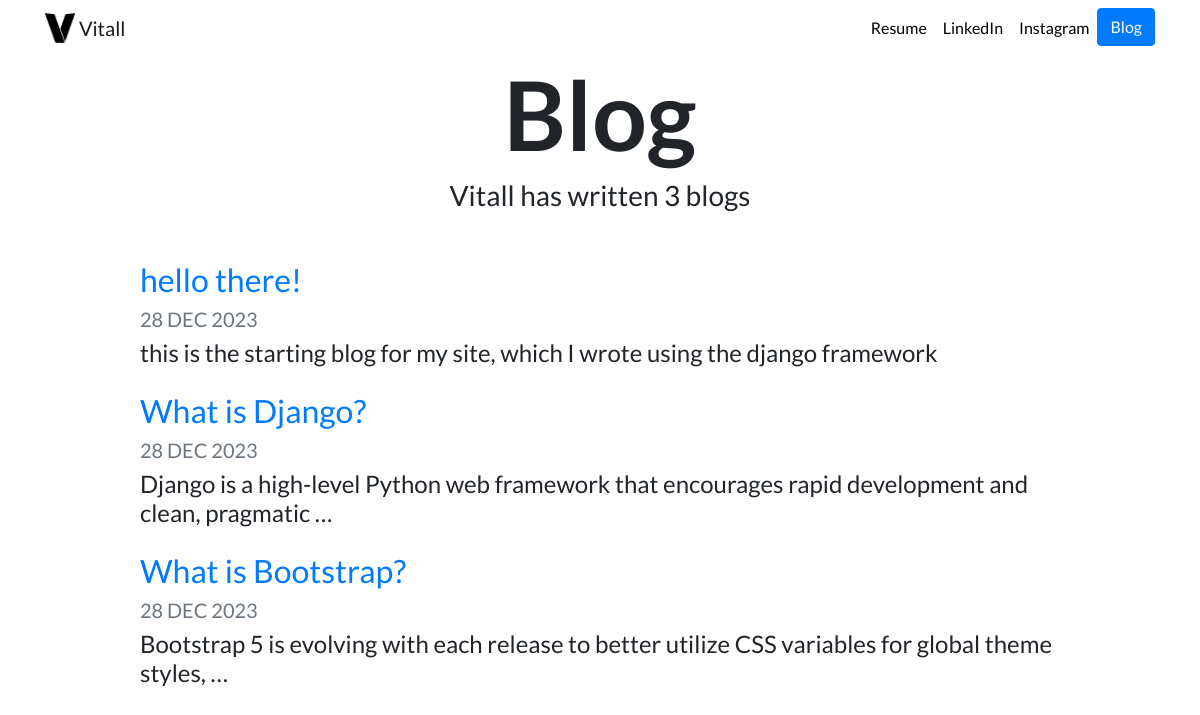
/blog/, run on an earlier commit of the app's database.
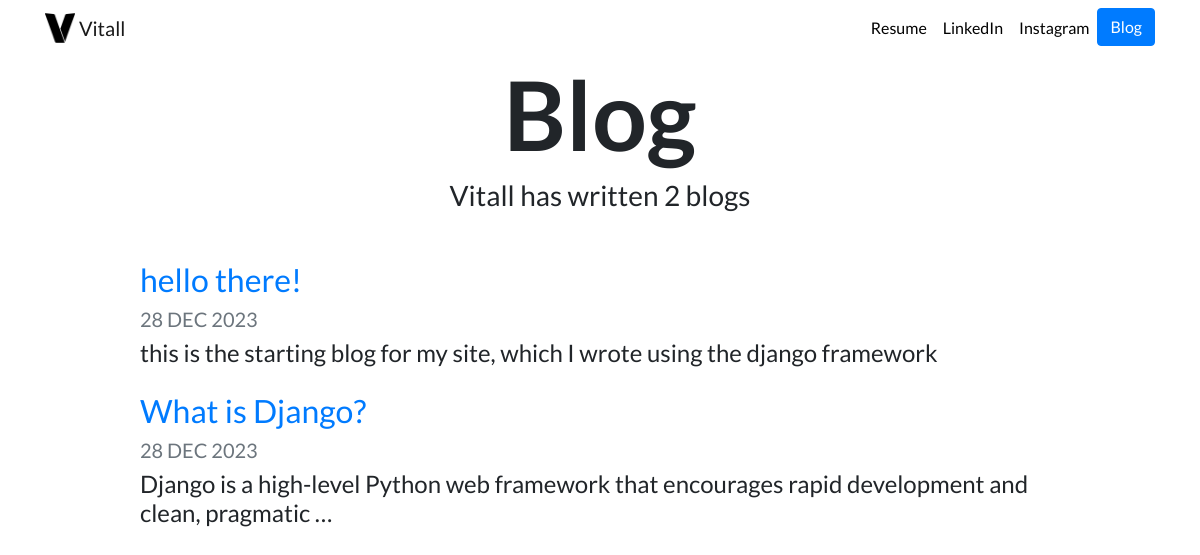
And on a later commit of the database.
### blog/models.py (models this page shows, shortened)
class Blog(models.Model):
    title = models.CharField(max_length=200)
    description = models.TextField()
    date = models.DateField()

### blog/views.py (the view)
# urls.py: path('', views.all_blogs, name='all_blogs'),
def all_blogs(request):
    blogs = Blog.objects.order_by('-date')[:5]
    return render(request, 'blog/all_blog.html', {'blogs':blogs})

### blog/templates/blog/all_blog.html
{% extends "portfolio/base.html" %}
{% load static %}
{% block content %}
<h1 id="blogtitle" class="font-weight-bold text-center">Blog</h1>
<h3 class="text-center mb-5">Vitall has written {{ blogs.count }} blog{{ blogs.count|pluralize }}</h3>
{% for blog in blogs %}
<div class="row justify-content-center my-3">
  <div class="col-md-10">
    <a href="{% url 'blog:detail' blog.id %}">
      <h2>{{ blog.title }}</h2>
    </a>
    <h5 class="text-muted">{{ blog.date|date:'d M Y'|upper }}</h5>
    <h4>{{ blog.description|striptags|truncatechars:100 }}</h4>
  </div>
</div>
{% endfor %}
{% endblock %}

### portfolio/templates/portfolio/base.html (shortened to what this page needs)
{% load static %}
<!doctype html>
<html lang="en">
<head>
  <link rel="stylesheet" href="https://stackpath.bootstrapcdn.com/bootstrap/4.4.1/css/bootstrap.min.css">
  <link rel="stylesheet" href="{% static "portfolio/custom.css" %}">
</head>
<body>
  <nav id="topNav" class="navbar navbar-expand-md navbar-light">
    <div class="container">
      <a class="navbar-brand" href="{% url 'home' %}">
        <img src="{% static "portfolio/logo.png" %}" width="30" height="30" class="d-inline-block align-top" alt="Nick's Logo">
        <span>Vitall</span>
      </a>
      <div class="collapse navbar-collapse text-center" id="navbarNav">
        <ul class="navbar-nav ml-auto">
          <li class="nav-item">
            <a class="nav-link" href="{% static "portfolio/resume.pdf" %}">Resume</a>
          </li>
          <li class="nav-item">
            <a class="nav-link" href="https://www.linkedin.com/in/vital-kutyshev-a049422a6/" target="_blank">LinkedIn</a>
          </li>
          <li class="nav-item">
            <a class="nav-link" href="https://www.instagram.com/kutyshev.v/" target="_blank">Instagram</a>
          </li>
          <li>
            <a role="button" href="{% url 'blog:all_blogs' %}" class="btn btn-primary">Blog</a>
          </li>
        </ul>
      </div>
    </div>
  </nav>
  <div class="container">
    {% block content %}{% endblock %}
  </div>
</body>
</html>

### portfolio/static/portfolio/custom.css (style rules this page uses)
.navbar-nav .nav-link { color: rgba(0,0,0,1) !important; }
body { font-family: 'Lato', sans-serif; }
#blogtitle { font-size: 6rem; }

What changed in the data, as far as the page shows it:
removed Blog: title "What is Bootstrap?", date "28 DEC 2023", description "Bootstrap 5 is evolving with each release to better utilize CSS variables for global theme styles, …"
Also different on the page:
{{ blogs.count }}: "3" → "2"
